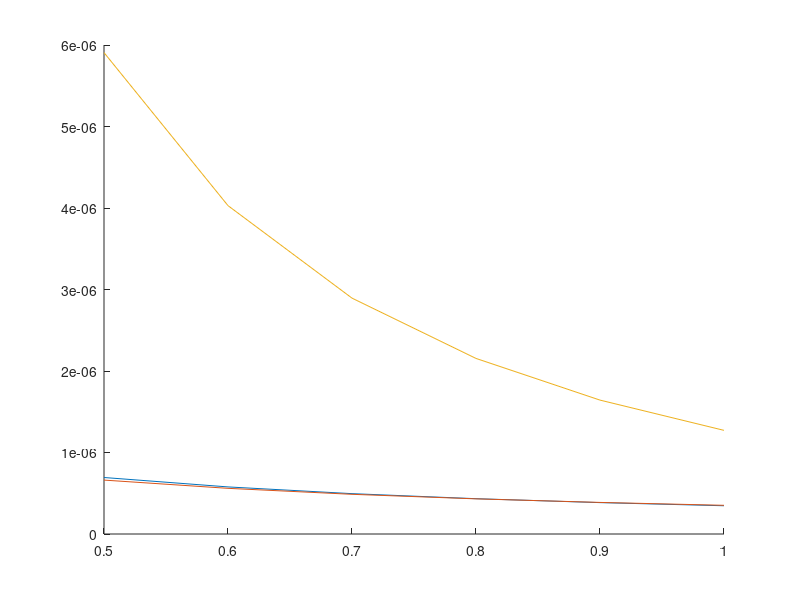

The MATLAB script that drew this image:
na = 0.5:0.1:1;
lambda = 920e-9;

wx = 0.32  * lambda / sqrt(2) ./ na;
wy = 0.325 * lambda / sqrt(2) ./ na.^0.91;
wz = 0.532 * lambda / sqrt(2) ./ (1.33 - sqrt(1.33^2 - na.^2));

% w = sqrt(2) sigma
% fwhm = 2 * sqrt(ln2)
figure
hold on
plot(na, wx * 2 * sqrt(log(2)))
plot(na, wy * 2 * sqrt(log(2)))
plot(na, wz * 2 * sqrt(log(2)))